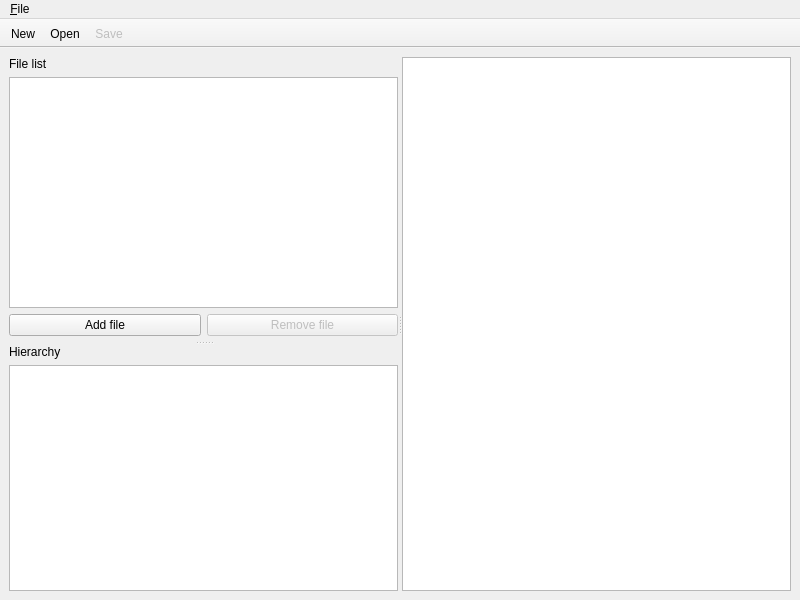
<?xml version="1.0" encoding="UTF-8"?>
<ui version="4.0">
 <class>MainWindow</class>
 <widget class="QMainWindow" name="MainWindow">
  <property name="geometry">
   <rect>
    <x>0</x>
    <y>0</y>
    <width>800</width>
    <height>600</height>
   </rect>
  </property>
  <property name="windowTitle">
   <string>Lambila</string>
  </property>
  <widget class="QWidget" name="centralWidget">
   <layout class="QVBoxLayout" name="verticalLayout_2">
    <item>
     <widget class="QSplitter" name="horizontalSplitter">
      <property name="orientation">
       <enum>Qt::Horizontal</enum>
      </property>
      <widget class="QSplitter" name="verticalSplitter">
       <property name="orientation">
        <enum>Qt::Vertical</enum>
       </property>
       <widget class="QWidget" name="verticalLayoutWidget">
        <layout class="QVBoxLayout" name="verticalLayout">
         <property name="bottomMargin">
          <number>5</number>
         </property>
         <item>
          <widget class="QLabel" name="fileListLabel">
           <property name="text">
            <string>File list</string>
           </property>
          </widget>
         </item>
         <item>
          <widget class="QTreeWidget" name="fileTreeWidget">
           <property name="alternatingRowColors">
            <bool>true</bool>
           </property>
           <property name="selectionMode">
            <enum>QAbstractItemView::ExtendedSelection</enum>
           </property>
           <property name="sortingEnabled">
            <bool>true</bool>
           </property>
           <attribute name="headerVisible">
            <bool>false</bool>
           </attribute>
           <column>
            <property name="text">
             <string notr="true">1</string>
            </property>
           </column>
          </widget>
         </item>
         <item>
          <layout class="QHBoxLayout" name="fileButtonsLayout">
           <item>
            <widget class="QPushButton" name="fileAddButton">
             <property name="text">
              <string>Add file</string>
             </property>
             <property name="icon">
              <iconset theme="list-add" resource="resources.qrc">
               <normaloff>:/resources/icons/list-add.svg</normaloff>:/resources/icons/list-add.svg</iconset>
             </property>
            </widget>
           </item>
           <item>
            <widget class="QPushButton" name="fileRemoveButton">
             <property name="enabled">
              <bool>false</bool>
             </property>
             <property name="text">
              <string>Remove file</string>
             </property>
             <property name="icon">
              <iconset theme="list-remove" resource="resources.qrc">
               <normaloff>:/resources/icons/list-remove.svg</normaloff>:/resources/icons/list-remove.svg</iconset>
             </property>
            </widget>
           </item>
          </layout>
         </item>
        </layout>
       </widget>
       <widget class="QWidget" name="layoutWidget">
        <layout class="QVBoxLayout" name="hierarchyLayout">
         <item>
          <widget class="QLabel" name="hierarchyLabel">
           <property name="text">
            <string>Hierarchy</string>
           </property>
          </widget>
         </item>
         <item>
          <widget class="QTreeWidget" name="hierarchyTreeWidget">
           <attribute name="headerVisible">
            <bool>false</bool>
           </attribute>
           <column>
            <property name="text">
             <string notr="true">1</string>
            </property>
           </column>
          </widget>
         </item>
        </layout>
       </widget>
      </widget>
      <widget class="QWidget" name="verticalLayoutWidget_2">
       <layout class="QVBoxLayout" name="rightLayout">
        <item>
         <widget class="QTextEdit" name="textEdit"/>
        </item>
       </layout>
      </widget>
     </widget>
    </item>
   </layout>
  </widget>
  <widget class="QMenuBar" name="menuBar">
   <property name="geometry">
    <rect>
     <x>0</x>
     <y>0</y>
     <width>800</width>
     <height>19</height>
    </rect>
   </property>
   <widget class="QMenu" name="menu_File">
    <property name="title">
     <string>&amp;File</string>
    </property>
    <addaction name="actionNew"/>
    <addaction name="actionOpen"/>
    <addaction name="separator"/>
    <addaction name="actionSave"/>
    <addaction name="actionSaveAs"/>
    <addaction name="separator"/>
    <addaction name="actionExit"/>
   </widget>
   <addaction name="menu_File"/>
  </widget>
  <widget class="QToolBar" name="toolBar">
   <property name="windowTitle">
    <string>toolBar</string>
   </property>
   <property name="movable">
    <bool>false</bool>
   </property>
   <attribute name="toolBarArea">
    <enum>TopToolBarArea</enum>
   </attribute>
   <attribute name="toolBarBreak">
    <bool>false</bool>
   </attribute>
   <addaction name="actionNew"/>
   <addaction name="actionOpen"/>
   <addaction name="actionSave"/>
  </widget>
  <action name="actionExit">
   <property name="icon">
    <iconset theme="application-exit"/>
   </property>
   <property name="text">
    <string>E&amp;xit</string>
   </property>
   <property name="shortcut">
    <string>Ctrl+Q</string>
   </property>
   <property name="menuRole">
    <enum>QAction::QuitRole</enum>
   </property>
  </action>
  <action name="actionNew">
   <property name="icon">
    <iconset theme="document-new" resource="resources.qrc">
     <normaloff>:/resources/icons/document-new.svg</normaloff>:/resources/icons/document-new.svg</iconset>
   </property>
   <property name="text">
    <string>&amp;New...</string>
   </property>
   <property name="shortcut">
    <string>Ctrl+N</string>
   </property>
  </action>
  <action name="actionOpen">
   <property name="icon">
    <iconset theme="document-open" resource="resources.qrc">
     <normaloff>:/resources/icons/document-open.svg</normaloff>:/resources/icons/document-open.svg</iconset>
   </property>
   <property name="text">
    <string>&amp;Open...</string>
   </property>
   <property name="shortcut">
    <string>Ctrl+O</string>
   </property>
  </action>
  <action name="actionSave">
   <property name="enabled">
    <bool>false</bool>
   </property>
   <property name="icon">
    <iconset theme="document-save" resource="resources.qrc">
     <normaloff>:/resources/icons/document-save.svg</normaloff>:/resources/icons/document-save.svg</iconset>
   </property>
   <property name="text">
    <string>&amp;Save</string>
   </property>
   <property name="shortcut">
    <string>Ctrl+S</string>
   </property>
  </action>
  <action name="actionSaveAs">
   <property name="icon">
    <iconset theme="document-save-as" resource="resources.qrc">
     <normaloff>:/resources/icons/document-save-as.svg</normaloff>:/resources/icons/document-save-as.svg</iconset>
   </property>
   <property name="text">
    <string>Save &amp;as...</string>
   </property>
  </action>
 </widget>
 <resources>
  <include location="resources.qrc"/>
 </resources>
 <connections/>
</ui>
